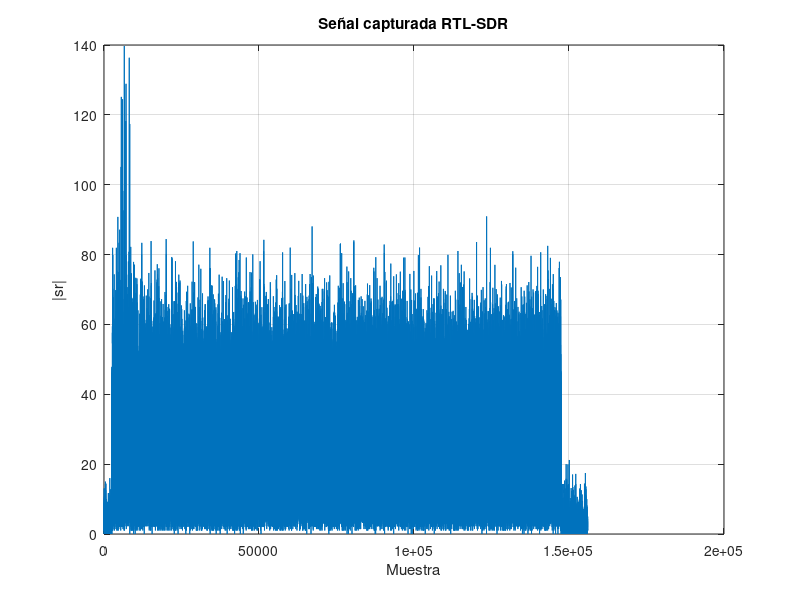

This chart was generated by the following MATLAB code: (Note: this script raises an error after producing the figure.)
clc;clear;close all;

%% RECEPTOR

datos = load("Captura_RTL_ofdm.mat");
sr = datos.sig_rcx;
sr = sr(:);

load("Bits_transmision_OFDM.mat")
Nbits_dat = length(Bits_trx);

%% Parametros WLAN

Mqam = 4;

%% Parametros OFDM

Nfft = 64;
Ncp = 16;
Nda = 48;
Npi = 4;

PosDC = Nfft/2+1;
Nnu = Nfft-Nda-Npi;
Nba = (Nnu-2)/2;

I_nu = [(1:Nba+1) PosDC (Nfft-Nba+1:Nfft)]';
I_pi = [-21 -7 7 21]'+Nfft/2+1;

NSofdm = ceil(Nbits_dat/(Nda*log2(Mqam)));

%% Visualizacion señal capturada

figure
plot(abs(sr))
grid on
title("Señal capturada RTL-SDR")
xlabel("Muestra")
ylabel("|sr|")

%% Preambulo conocido

[preT,Xpre_da,Xpre_pi] = ref_ofdm(Nfft,Ncp*2,I_nu,I_pi);

%% Sincronizacion temporal

preCOR = conj(preT(end:-1:1));

salco = filter(preCOR,1,sr);

[ma,po] = max(abs(salco));

poIni = po-4;

figure
plot(abs(salco))
grid on
hold on
plot(po,ma,"o")
title("Correlacion con el preambulo")
xlabel("Muestra")
ylabel("|Correlacion|")

%% Estimacion CFO

poIni_pre = poIni-Ncp*2-Nfft*2;

pini1 = poIni_pre+Ncp*2;
pini2 = pini1+Nfft;

z = sum(sr(pini1+(1:Nfft)).*conj(sr(pini2+(1:Nfft))));

CFO_est = -angle(z)/(2*pi*Nfft);

disp("CFO estimado:")
disp(CFO_est)

%% Correccion CFO

sr_sin_cfo = sr.*exp(-1j*2*pi*CFO_est*(1:length(sr))');

%% Estimacion canal

preT_pro = 0.5*(sr_sin_cfo(pini1+(1:Nfft))+sr_sin_cfo(pini2+(1:Nfft)));

[Ypre_da,Ypre_pi] = ofdmdemod(preT_pro,Nfft,0,0,I_nu,I_pi);

Hest_da = Ypre_da./Xpre_da;
Hest_pi = Ypre_pi./Xpre_pi;

figure
Hpre = fftshift(fft(preT_pro,Nfft));
plot(-32:31,abs(Hpre))
grid on
title("Canal estimado")
xlabel("Subportadora")
ylabel("|H|")

%% Ecualizador

EQ_est = repmat(1./Hest_da,1,NSofdm);

%% Genera los mismos pilotos usados en TX

rng(20)

BitsPi = randi([0 1],Npi,NSofdm);

Xpi = pskmod(BitsPi,2);

HkPk = Xpi.*repmat(Hest_pi,1,NSofdm);

%% Extraccion simbolos OFDM

Lsofdm = NSofdm*(Ncp+Nfft);

sr_ofdm = sr_sin_cfo(poIni+(1:Lsofdm));

[Yda,Ypi] = ofdmdemod(sr_ofdm,Nfft,Ncp,Ncp,I_nu,I_pi);

%% Compensacion canal

Yda_eq = Yda.*EQ_est;

scatterplot(Yda_eq(:))
title("Despues de ecualizar canal")

%% CFO residual con pilotos

CFO_seg = angle(sum(Ypi.*conj(HkPk),1));

exp_CFO = repmat(exp(-1j*CFO_seg),Nda,1);

Yda_eq_cfo = Yda_eq.*exp_CFO;

figure
plot(CFO_seg)
grid on
title("Fase residual estimada")
xlabel("Simbolo OFDM")
ylabel("Fase [rad]")

scatterplot(Yda_eq_cfo(:))
title("Despues de corregir CFO residual")

%% Bits recibidos

Bits_rcx = qamdemod(Yda_eq_cfo,Mqam,OutputType="bit",UnitAveragePower=true);

Bits_rcx = Bits_rcx(:);

if length(Bits_rcx) > Nbits_dat
    Bits_rcx = Bits_rcx(1:Nbits_dat);
end

[ne,be] = biterr(Bits_trx(:),Bits_rcx);

disp("Numero de errores:")
disp(ne)

disp("BER:")
disp(be)

%% LLR

llr_rcx = qamdemod(Yda_eq_cfo,Mqam,OutputType="llr",UnitAveragePower=true);

llr_rcx = llr_rcx(:);

if length(llr_rcx) > Nbits_dat
    llr_rcx = llr_rcx(1:Nbits_dat);
end

%% Reconstruccion imagen

reconstruye_jpg(llr_rcx);

disp("Imagen reconstruida: imagen_rcx.jpg")

%% FUNCIONES

function [preT,Xpre_da,Xpre_pi] = ref_ofdm(Nfft,Ncp,I_nu,I_pi)

rng(35)

Npi = length(I_pi);
Nda = Nfft-Npi-length(I_nu);

Xpre_da = randi([0 1],Nda,1)*2-1;
Xpre_pi = randi([0 1],Npi,1)*2-1;

ref = ofdmmod(Xpre_da,Nfft,Ncp,I_nu,I_pi,Xpre_pi);

preT = [ref;ref(end-Nfft+1:end)];

end
